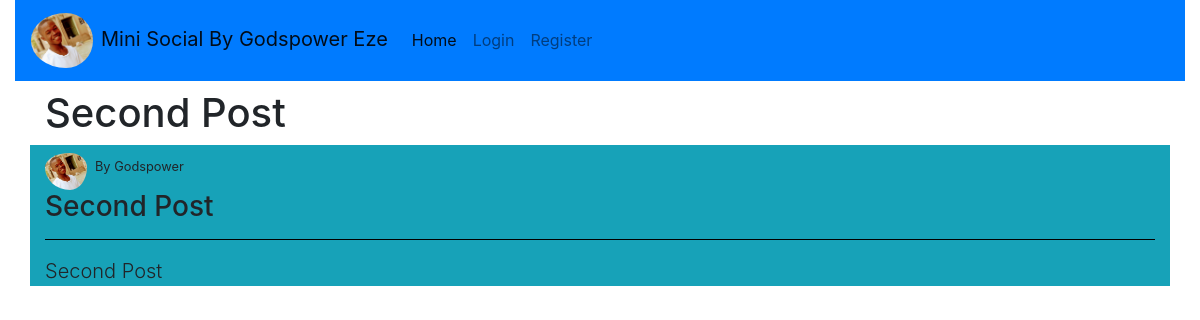
/detail/1, run on the app's committed database.
### socialmedia/models.py (models this page shows, shortened)
class Post(db.Model):
    id = db.Column(db.Integer, primary_key=True)
    post_image = db.Column(db.String(20), nullable=False, default='default.jpg')
    post_title = db.Column(db.String(50), nullable=False)
    post_content = db.Column(db.Text, nullable=False)
    date_posted = db.Column(db.DateTime, nullable=False, default=datetime.utcnow)
    user_id = db.Column(db.Integer, db.ForeignKey('user.id'), nullable=False)

class User(db.Model, UserMixin):
    id = db.Column(db.Integer, primary_key=True)
    username = db.Column(db.String(20), nullable=False, unique=True)
    email = db.Column(db.String(120), unique=True, nullable=False)
    profile_image = db.Column(db.String(20), nullable=False, default='default.jpg')
    password = db.Column(db.String(20), nullable=False)
    first_name = db.Column(db.String(20), nullable=True)
    last_name = db.Column(db.String(20), nullable=True)
    bio = db.Column(db.Text, nullable=True)
    gender = db.Column(db.String(20), nullable=True)
    posts = db.relationship('Post', backref='author', lazy=True)

### socialmedia/routes.py (the view)
@app.route('/detail/<int:user_id>')
def detail_view(user_id):
    post_detail = Post.query.get_or_404(user_id)
    return render_template('detail.html', post_detail=post_detail)

### socialmedia/templates/detail.html (shortened to what this page needs)
{% extends 'base.html' %}
{% block content %}
<h1 class="container">
    {{ post_detail.post_title }}
</h1>
    <div class="container bg-info">
        <small class="text-right"><img class="rounded-circle pr-2 pt-2" width="50px" src="{{ url_for('static', filename='mypicture.jpg')}}">By {{post_detail.author.username}}</small>
    <h3>{{ post_detail.post_title}}</h3>
        <hr color="black">
    <p class="lead">
        {{ post_detail.post_content }}
    </p>
     </div>
{% endblock %}

### data on the page
Post: post_title "Second Post", post_content "Second Post"
User: author.username "Godspower"
